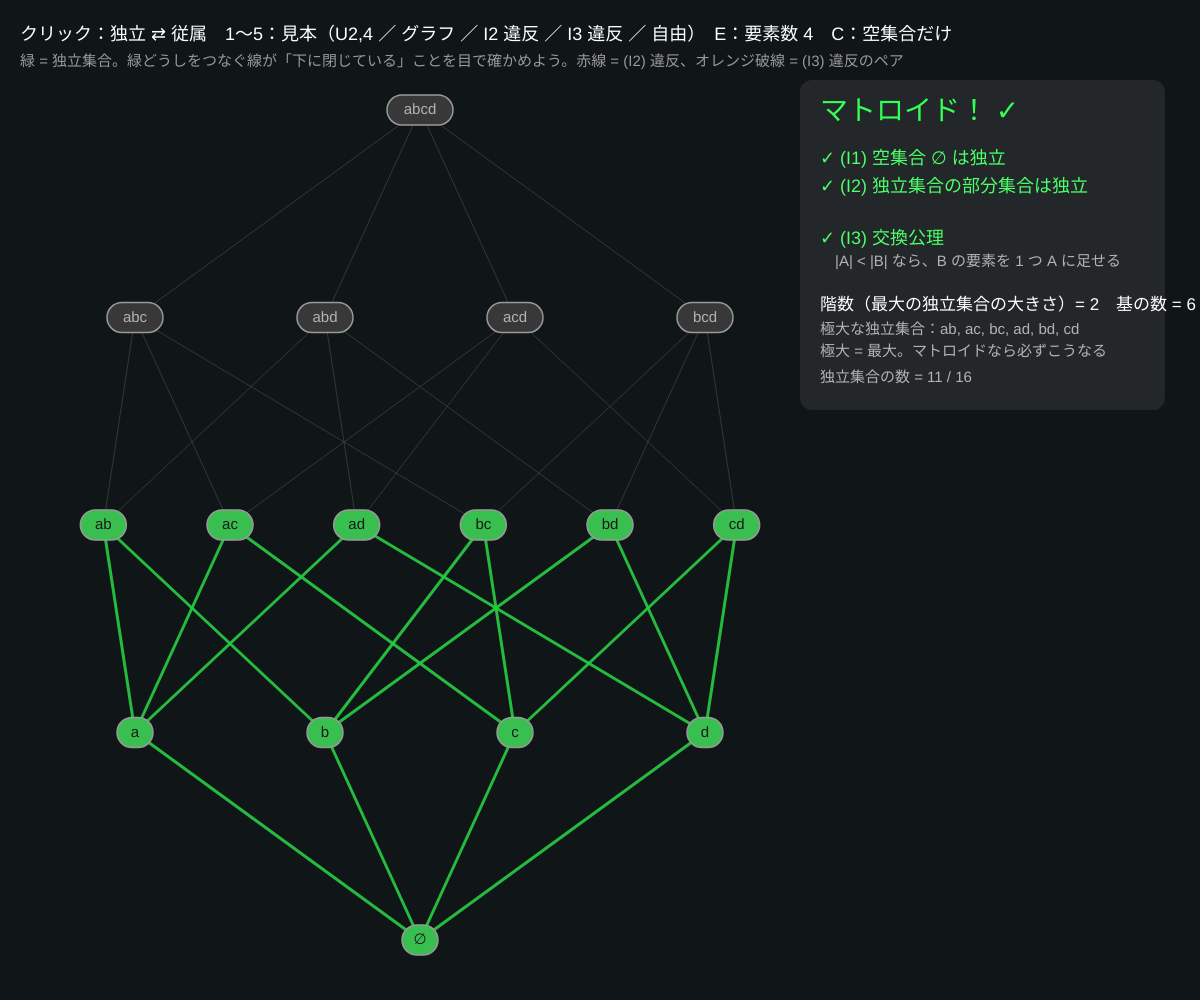
Frame 1 (no input)
Frame 60 (no input): identical to frame 1, image omitted
Frame 120 (the mouse pressed at the canvas centre since frame 60): identical to frame 1, image omitted

The p5.js sketch that drew this single still picture (run headless with seeded random() and noise() and a simulated clock; from frame 60 on, the mouse is pressed at the canvas centre):

// p5.js sketch
// ── sketch.js
// ============================================
// 03 独立集合の公理
// 台集合 E = {a, b, c, d}（E キーで 5 要素）の部分集合をハッセ図に並べる（下 = 空集合、上 = 全体）
//   クリックで「独立」にしたい集合を指定すると、マトロイドの 3 つの公理を自動で検査する
//   (I1) 空集合は独立　(I2) 独立集合の部分集合は独立　(I3) 交換公理：|A| < |B| なら B の要素を 1 つ A に足して独立にできる
// クリック = 独立／従属を切替 / 1〜5 = 見本（U2,4・グラフ・I2 違反・I3 違反・自由） / E = 4 要素 ⇄ 5 要素 / C = 空集合だけ
// ============================================

let nElem = 4;                       // ★ 台集合の要素数（4 か 5）
let indep = [];                      // indep[mask] = その部分集合が独立か
let names = 'abcde';
let pos = [];                        // 各部分集合の画面位置
let badI2 = [];                      // (I2) 違反のペア [A, B]
let badI3 = null;                    // (I3) 違反のペア [A, B]
let hover = -1;

function setup() {
  createCanvas(windowWidth, windowHeight);
  colorMode(HSB, 360, 100, 100, 100);
  textFont('sans-serif');
  preset(1);
}

function bitCount(m) { let c = 0; while (m) { c += m & 1; m >>= 1; } return c; }
function setName(m) { let s = ''; for (let i = 0; i < nElem; i++) if (m & (1 << i)) s += names[i]; return s || '∅'; }

function layout() {
  pos = [];
  let N = 1 << nElem, top = 110, bottom = height - 60;
  let perLevel = new Array(nElem + 1).fill(0), idx = new Array(nElem + 1).fill(0);
  for (let m = 0; m < N; m++) perLevel[bitCount(m)]++;
  // 同じ大きさの集合を左から辞書順に並べる
  let order = [...Array(N).keys()].sort((p, q) => bitCount(p) - bitCount(q) || setName(p).localeCompare(setName(q)));
  let usable = width - 440;
  for (let m of order) {
    let k = bitCount(m), n = perLevel[k];
    let y = map(k, 0, nElem, bottom, top);
    let x = 40 + usable * (n === 1 ? 0.5 : (idx[k] + 0.5) / n);
    pos[m] = { x, y }; idx[k]++;
  }
}

// ★ 見本の独立集合族
function preset(k) {
  let N = 1 << nElem;
  indep = new Array(N).fill(false);
  for (let m = 0; m < N; m++) {
    let c = bitCount(m);
    if (k === 1) indep[m] = c <= 2;                                    // U_{2,n}：2 個までなら何でも独立
    if (k === 2) indep[m] = (m & 7) !== 7 && c <= 3;                   // グラフ：a,b,c が三角形、d（,e）はぶら下がり
    if (k === 3) indep[m] = c <= 1 || m === 3 || m === 7;              // ab と abc は独立なのに ac, bc が従属 → (I2) 違反
    if (k === 4) indep[m] = c <= 1 || m === 3 || m === 12;             // ab と cd だけ → {a} と cd で (I3) 違反
    if (k === 5) indep[m] = true;                                      // 自由マトロイド
  }
  layout(); check();
}

// ★ 3 つの公理を検査する
function check() {
  let N = 1 << nElem;
  badI2 = []; badI3 = null;
  for (let a = 0; a < N; a++) {
    if (!indep[a]) continue;
    for (let i = 0; i < nElem; i++) if ((a & (1 << i)) && !indep[a & ~(1 << i)]) badI2.push([a, a & ~(1 << i)]);
  }
  for (let a = 0; a < N && !badI3; a++) {
    if (!indep[a]) continue;
    for (let b = 0; b < N && !badI3; b++) {
      if (!indep[b] || bitCount(b) <= bitCount(a)) continue;
      let ok = false;
      for (let i = 0; i < nElem; i++) if ((b & (1 << i)) && !(a & (1 << i)) && indep[a | (1 << i)]) ok = true;
      if (!ok) badI3 = [a, b];
    }
  }
}

function draw() {
  background(200, 30, 9);
  let N = 1 << nElem;
  let okI1 = indep[0], okI2 = badI2.length === 0, okI3 = badI3 === null;
  // ハッセ図の線（1 要素ちがい）
  for (let m = 0; m < N; m++) for (let i = 0; i < nElem; i++) {
    if (m & (1 << i)) continue;
    let up = m | (1 << i), both = indep[m] && indep[up];
    let bad = badI2.some(([a, b]) => a === up && b === m);
    stroke(bad ? 5 : both ? 130 : 0, bad || both ? 80 : 0, bad ? 100 : both ? 80 : 30, bad || both ? 90 : 60);
    strokeWeight(bad ? 4 : both ? 3 : 1);
    line(pos[m].x, pos[m].y, pos[up].x, pos[up].y);
  }
  if (badI3) {
    stroke(35, 90, 100); strokeWeight(3); drawingContext.setLineDash([8, 8]);
    line(pos[badI3[0]].x, pos[badI3[0]].y, pos[badI3[1]].x, pos[badI3[1]].y);
    drawingContext.setLineDash([]);
  }
  // 集合
  textAlign(CENTER, CENTER);
  for (let m = 0; m < N; m++) {
    let p = pos[m], on = indep[m];
    let bad = (m === 0 && !on) || badI2.some(([a, b]) => b === m) || (badI3 && (badI3[0] === m || badI3[1] === m));
    stroke(bad ? (badI3 && (badI3[0] === m || badI3[1] === m) && !badI2.some(([a, b]) => b === m) ? 35 : 5) : 0, bad ? 90 : 0, bad ? 100 : 60); strokeWeight(bad ? 4 : 1.5);
    fill(on ? 130 : 0, on ? 70 : 0, on ? 75 : 22);
    let w = 26 + 10 * max(1, bitCount(m));
    rect(p.x - w / 2, p.y - 15, w, 30, 15);
    noStroke(); fill(0, 0, on ? 10 : 70); textSize(15); text(setName(m), p.x, p.y);
    if (m === hover) { noFill(); stroke(0, 0, 100); strokeWeight(2); rect(p.x - w / 2 - 4, p.y - 19, w + 8, 38, 19); }
  }

  textAlign(LEFT, BASELINE);
  fill(0, 0, 100); textSize(18);
  text('クリック：独立 ⇄ 従属　1〜5：見本（U2,4 ／ グラフ ／ I2 違反 ／ I3 違反 ／ 自由）　E：要素数 ' + nElem + '　C：空集合だけ', 20, 40);
  fill(0, 0, 60); textSize(15);
  text('緑 = 独立集合。緑どうしをつなぐ線が「下に閉じている」ことを目で確かめよう。赤線 = (I2) 違反、オレンジ破線 = (I3) 違反のペア', 20, 66);

  // 判定パネル
  let px = width - 380, py = 120;
  noStroke(); fill(0, 0, 100, 8); rect(px - 20, py - 40, 365, 330, 12);
  let all = okI1 && okI2 && okI3;
  fill(all ? 130 : 5, 80, 100); textSize(28);
  text(all ? 'マトロイド！ ✓' : 'マトロイドではない ✗', px, py);
  textSize(18);
  fill(okI1 ? 130 : 5, 70, 100); text((okI1 ? '✓' : '✗') + ' (I1) 空集合 ∅ は独立', px, py + 44);
  fill(okI2 ? 130 : 5, 70, 100); text((okI2 ? '✓' : '✗') + ' (I2) 独立集合の部分集合は独立', px, py + 72);
  if (!okI2) { fill(0, 0, 70); textSize(15); text('　' + setName(badI2[0][0]) + ' が独立なのに ' + setName(badI2[0][1]) + ' が従属（他 ' + (badI2.length - 1) + ' 件）', px, py + 94); }
  fill(okI3 ? 130 : 5, 70, 100); textSize(18); text((okI3 ? '✓' : '✗') + ' (I3) 交換公理', px, py + 124);
  fill(0, 0, 70); textSize(15);
  if (okI3) text('　|A| < |B| なら、B の要素を 1 つ A に足せる', px, py + 146);
  else text('　A = ' + setName(badI3[0]) + '、B = ' + setName(badI3[1]) + '：B のどれを A に足しても従属', px, py + 146);
  // 基の大きさ
  let maxSize = 0; for (let m = 0; m < N; m++) if (indep[m]) maxSize = max(maxSize, bitCount(m));
  let bases = [], maximal = [];
  for (let m = 0; m < N; m++) if (indep[m]) {
    let isMax = true; for (let i = 0; i < nElem; i++) if (!(m & (1 << i)) && indep[m | (1 << i)]) isMax = false;
    if (isMax) { maximal.push(m); if (bitCount(m) === maxSize) bases.push(m); }
  }
  fill(0, 0, 100); textSize(17);
  text('階数（最大の独立集合の大きさ）= ' + maxSize + '　基の数 = ' + bases.length, px, py + 190);
  fill(0, 0, 70); textSize(15);
  text('極大な独立集合：' + maximal.map(setName).join(', '), px, py + 214);
  text(maximal.length === bases.length ? '極大 = 最大。マトロイドなら必ずこうなる' : '大きさのちがう極大集合がある → (I3) が壊れている証拠', px, py + 236);
  text('独立集合の数 = ' + indep.filter((v) => v).length + ' / ' + N, px, py + 262);
}

function nearest(mx, my) {
  for (let m = 0; m < (1 << nElem); m++) if (abs(mx - pos[m].x) < 30 && abs(my - pos[m].y) < 16) return m;
  return -1;
}
function mouseMoved() { hover = nearest(mouseX, mouseY); }
function mousePressed() { let m = nearest(mouseX, mouseY); if (m >= 0) { indep[m] = !indep[m]; check(); } }
function keyPressed() {
  if (key >= '1' && key <= '5') preset(+key);
  if (key === 'e' || key === 'E') { nElem = nElem === 4 ? 5 : 4; preset(1); }
  if (key === 'c' || key === 'C') { indep = new Array(1 << nElem).fill(false); indep[0] = true; check(); }
}
function windowResized() { resizeCanvas(windowWidth, windowHeight); layout(); }

// ---------- やってみよう ----------
// 1. 見本 1（U2,4）から ab を従属にする。どの公理が壊れる？ ab と ac を両方従属にすると？
// 2. 空集合だけ（C）から、公理を壊さずに 1 つずつ独立集合を増やして「自分のマトロイド」を作る
// 3. 見本 4 は (I1)(I2) は OK なのに (I3) が壊れている。極大な独立集合の大きさがそろわないのを確認
// 4. 01 のグラフで「どの辺集合が森か」を思い出して、見本 2 がどんなグラフか絵に描いてみよう
